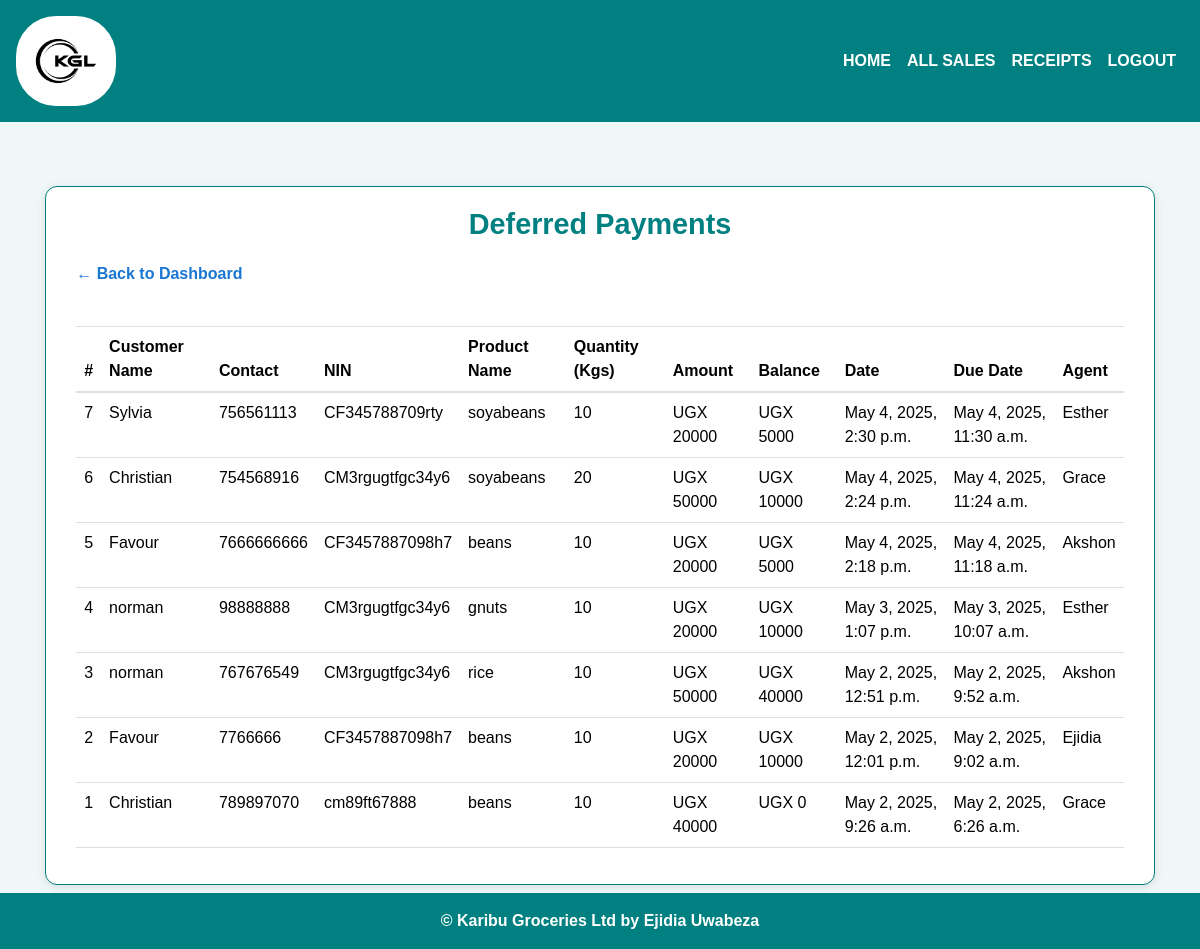
Page /deffered_payments_list/ (signed in) on the committed database.
### karibu/models.py (models this page shows, shortened)
class Deffered_payments(models.Model):
    customer_name = models.CharField(max_length=50, null=True, blank=False)
    contact = models.IntegerField(null=True, blank=False)
    address = models.CharField(max_length=50, null=True, blank=False)
    nin = models.CharField(max_length=50, null=True, blank=True)
    item_bought = models.CharField(max_length=50, null=True, blank=False)
    quantity = models.IntegerField(default=10, null=True, blank=False)
    unit_price = models.IntegerField(default=10, null=True, blank=False)
    amount = models.IntegerField(default=0, null=True, blank=False)
    balance = models.IntegerField(default=0, null=True, blank=False)
    date_of_payment = models.DateTimeField()
    branch = models.CharField(max_length=50, null=True, blank=False)
    agent = models.CharField(max_length=50, null=True, blank=False)
    created_at =models.DateTimeField(auto_now_add=True,null=True)
    from django.db import models

### karibu/views.py (the view)
# urls.py: path('deffered_payments_list/', views.deffered_payments_list, name='deffered_payments_list'),
@login_required
def deffered_payments_list(request):
    payment = Deffered_payments.objects.all().order_by('-id')
    return render(request, 'ebook/deffered_payments_list.html', {'payments': payment})

### karibu/templates/ebook/deffered_payments_list.html (shortened to what this page needs)
{% extends "ebook/base.html" %}
{% load static %}
{% block content %}
<div class="table-container">
  <h2>Deferred Payments</h2>
  <a href="/home" class="back-link">← Back to Dashboard</a>
  <div class="table-responsive">
    <table class="table table-hover">
      <thead>
        <tr>
          <th>#</th>
          <th>Customer Name</th>
          <th>Contact</th>
          <th>NIN</th>
          <th>Product Name</th>
          <th>Quantity (Kgs)</th>
          <th>Amount</th>
          <th>Balance</th>
          <th>Date</th>
          <th>Due Date</th>
          <th>Agent</th>
        </tr>
      </thead>
      <tbody>
        {% for payment in payments %}
        <tr>
          <td>{{ payment.id }}</td>
          <td>{{ payment.customer_name }}</td>
          <td>{{ payment.contact }}</td>
          <td>{{ payment.nin }}</td>
          <td>{{ payment.item_bought }}</td>
          <td>{{ payment.quantity }}</td>
          <td>UGX {{ payment.amount }}</td>
          <td>UGX {{ payment.balance }}</td>
          <td>{{ payment.date_of_payment }}</td>
          <td>{{ payment.created_at }}</td>
          <td>{{ payment.agent }}</td>
        </tr>
        {% endfor %}
      </tbody>
    </table>
  </div>
</div>
{% endblock %}

### karibu/static/ebook/css/style.css (style rules this page uses)
html,body { position: relative; overflow-x: hidden; background: url('/static/ebook/images/backie.jpg'); width: 100% !important; height: 100vh; display: table; position: relative; background-position: center; background-attachment: scroll; -o-background-size: cover; -moz-background-size: cover; -webkit-background-size: cover; background-size: cover; background-repeat: no-repeat; }
body { background-color: #059212; font-family: 'raleway'; }

### karibu/templates/ebook/base.html (style rules this page uses)
body { height: 100%; margin: 0; font-family: 'Raleway', 'Montserrat', sans-serif; background-color: #f0f7f8; color: #000000; }

### karibu/templates/ebook/deffered_payments_list.html (style rules this page uses)
body { background-color: #f0f7f8; margin: 0; padding: 0; font-family: Arial, sans-serif; }
.table-container { background-color: #ffffff; padding: 20px 30px; margin: 40px auto; border-radius: 12px; border: 1px solid #008080; box-shadow: 0 2px 10px rgba(0, 0, 0, 0.1); width: 95%; max-width: 1200px; }
.table-container h2 { color: #008080; font-size: 1.8rem; font-weight: bold; margin-bottom: 20px; text-align: center; }
.back-link { display: inline-block; margin-bottom: 20px; color: #1976d2; text-decoration: none; font-weight: bold; }
.table-responsive { overflow-x: auto; }
table { width: 100%; border-collapse: collapse; margin-top: 20px; font-size: 1rem; color: #000000; text-align: left; }
th, td { padding: 12px 15px; border-bottom: 1px solid #ddd; vertical-align: middle; }
th { background-color: #008080; color: #ffffff; font-weight: bold; }
tbody tr:nth-child(even) { background-color: #f0f7f8; }
thead th { position: sticky; top: 0; background-color: #008080; color: #ffffff; border-bottom: 2px solid #ddd; z-index: 1; }

### rows in the picture
Deffered_payments: id "7", customer_name "Sylvia", contact "756561113", nin "CF345788709rty", item_bought "soyabeans", quantity "10", amount "20000", balance "5000", date_of_payment "May 4, 2025, 2:30 p.m.", created_at "May 4, 2025, 11:30 a.m.", agent "Esther"
Deffered_payments: id "6", customer_name "Christian", contact "754568916", nin "CM3rgugtfgc34y6", item_bought "soyabeans", quantity "20", amount "50000", balance "10000", date_of_payment "May 4, 2025, 2:24 p.m.", created_at "May 4, 2025, 11:24 a.m.", agent "Grace"
Deffered_payments: id "5", customer_name "Favour", contact "7666666666", nin "CF3457887098h7", item_bought "beans", quantity "10", amount "20000", balance "5000", date_of_payment "May 4, 2025, 2:18 p.m.", created_at "May 4, 2025, 11:18 a.m.", agent "Akshon"
Deffered_payments: id "4", customer_name "norman", contact "98888888", nin "CM3rgugtfgc34y6", item_bought "gnuts", quantity "10", amount "20000", balance "10000", date_of_payment "May 3, 2025, 1:07 p.m.", created_at "May 3, 2025, 10:07 a.m.", agent "Esther"
Deffered_payments: id "3", customer_name "norman", contact "767676549", nin "CM3rgugtfgc34y6", item_bought "rice", quantity "10", amount "50000", balance "40000", date_of_payment "May 2, 2025, 12:51 p.m.", created_at "May 2, 2025, 9:52 a.m.", agent "Akshon"
Deffered_payments: id "2", customer_name "Favour", contact "7766666", nin "CF3457887098h7", item_bought "beans", quantity "10", amount "20000", balance "10000", date_of_payment "May 2, 2025, 12:01 p.m.", created_at "May 2, 2025, 9:02 a.m.", agent "Ejidia"
Deffered_payments: id "1", customer_name "Christian", contact "789897070", nin "cm89ft67888", item_bought "beans", quantity "10", amount "40000", balance "0", date_of_payment "May 2, 2025, 9:26 a.m.", created_at "May 2, 2025, 6:26 a.m.", agent "Grace"
